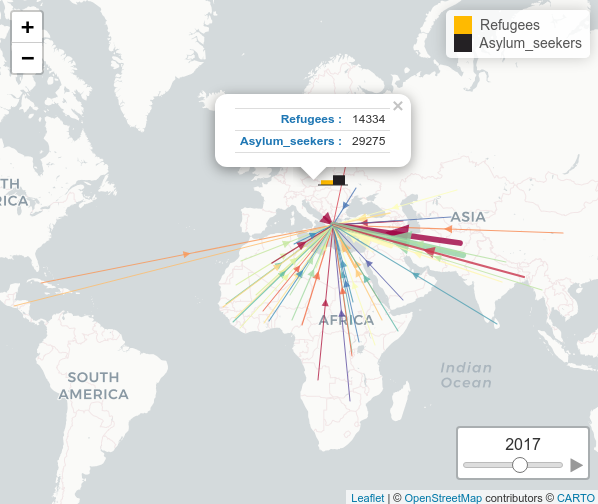

Generate this figure with R:
library(tidyverse)
library(leaflet)
library(RColorBrewer)

# Read the data
tuesdata <- tidytuesdayR::tt_load(2023, week = 34)
population <- tuesdata$population
rm(tuesdata)

# ---- DATA MANIPULATION ----
# Extract only where the asylum is Greece
population <- population %>% 
  filter(coa_name == 'Greece')

# Put the longitute and latitude for each country

# For Greece
greece <- maps::map('world', regions = "Greece", plot=FALSE, exact=TRUE)
  greece_long <- mean(greece$range[1:2])
  greece_lat <- mean(greece$range[3:4])
  
# First, create a function of tryCatch in order to deal with missing countries
# The longitude and latitude are taken from the 'maps' package. It returns a list of lists (x, y, range, names). I use the 'range' list.
# Check if the country can be found and if not, return a list 'range' with NA instead of the coordinates.
# This is made to ensure that the below if{} else{} statement will work without any workarounds. 
country_info <- function(country) {
  tryCatch(
    {
      result <- maps::map('world', regions = country, plot = FALSE, exact = TRUE)
      return(result)
    },
    error = function(e){
      result <- list(range = NA)
      message('ERROR')
      print(e)
      return(result)
    },
    warning = function(w) {
      result <- list(range = NA)
      message('Warning message')
      print(w)
      return(result)
    }
  )
}

# Insert the longitude and latitude for each country of origin 
for (country in unique(population$coo_name)) {
  country_long_lat <- country_info(country)
  if (!is.na(country_long_lat$range[1])) {
    population[population$coo_name == country, 'coo_long'] <- mean(country_long_lat$range[1:2])
    population[population$coo_name == country, 'coo_lat'] <- mean(country_long_lat$range[3:4])
  } else {
    population[population$coo_name == country, 'coo_long'] <- NA
    population[population$coo_name == country, 'coo_lat'] <- NA
  }
}


# Delete NAs values 
population <- population %>% 
  filter(!is.na(coo_long))

# Create a new column with the sum of refugees and asylum seekers for each year
population2 <- population %>% 
  group_by(year) %>% 
  summarise(Refugees = sum(refugees),
            Asylum_seekers = sum(asylum_seekers)
            )
# ---- PLOT ----

# Create a color pallete
pal_col <- colorFactor(brewer.pal(11, 'Spectral'), population$coo_name)

map <- leaflet() %>% 
  # Add the map
  addProviderTiles('CartoDB.Positron') %>%
  # Add the flows
  leaflet.minicharts::addFlows(lng0 = population$coo_long, 
    lat0 = population$coo_lat, 
    lng1 = greece_long,
    lat1 = greece_lat,
    flow = population$asylum_seekers,
    time = population$year, 
    opacity = 0.8, 
    color = pal_col(population$coo_name),
    popupOptions = list(closeOnClick = FALSE, autoClose = FALSE)
  ) %>% 
  # Add the barchart
   leaflet.minicharts::addMinicharts(
     lng = greece_long ,
     lat = greece_lat + 10, 
     chartdata = select(population2, Refugees, Asylum_seekers),
     time = population2$year,
     colorPalette = c('#FFBA00', '#242124')
   )

# Show the map
map
